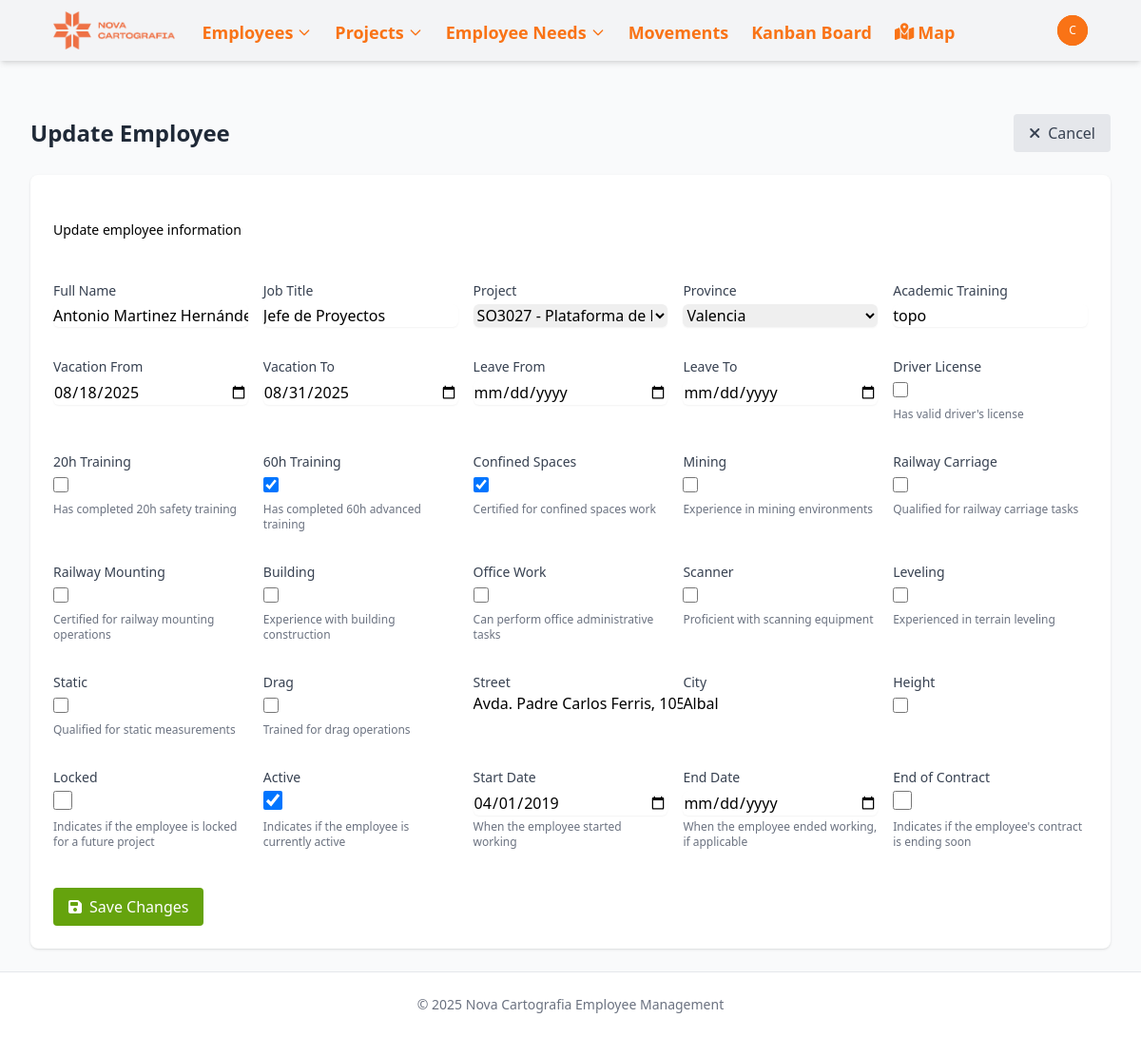
The app's page /employees/14/edit/ (signed in), older data.
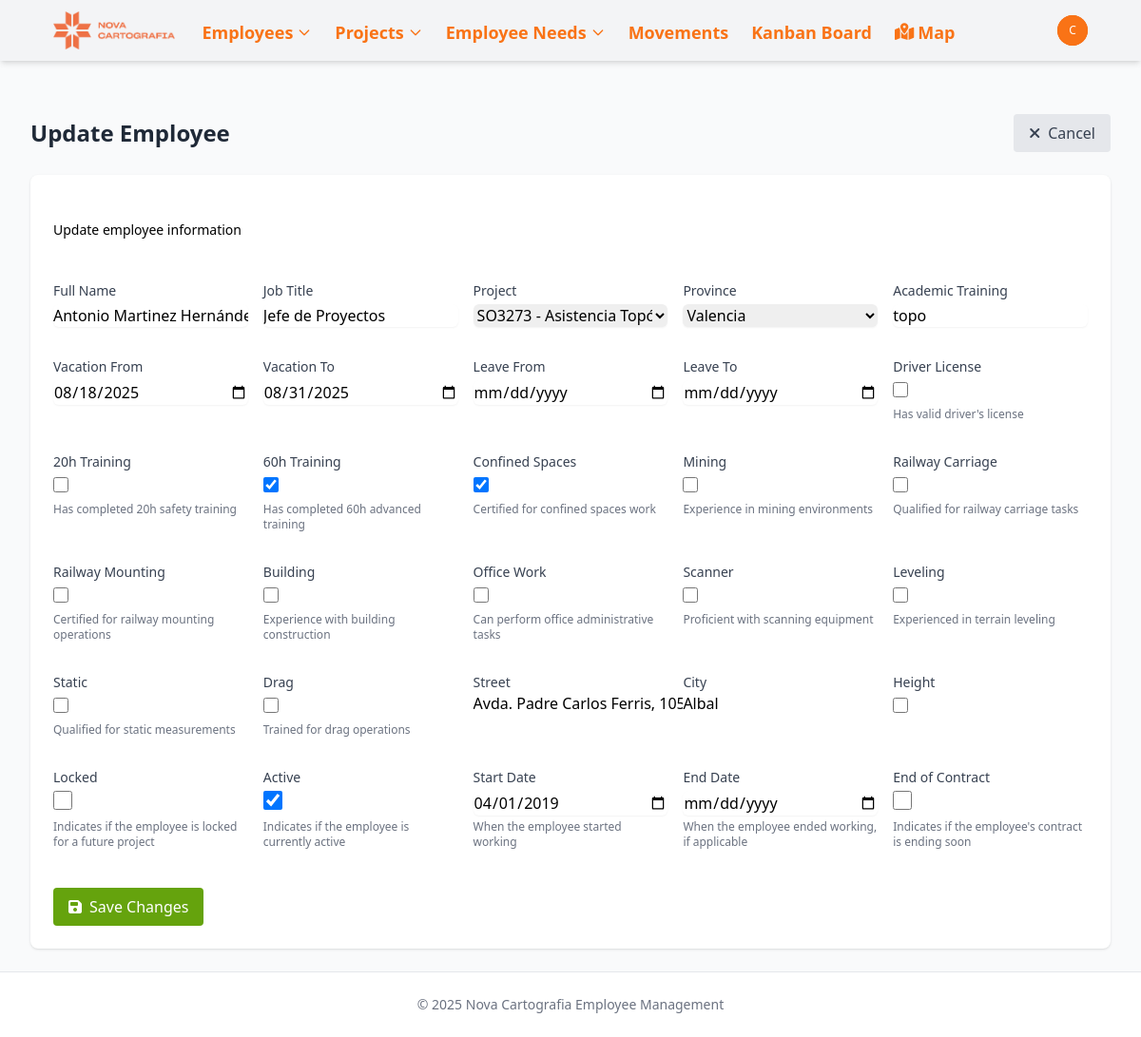
The same page, newer data.
### novacartografia_employee_management/models.py (models this page shows, shortened)
class Employee(models.Model):
    name = models.CharField(max_length=100)
    job = models.CharField(max_length=100)
    project_id = models.ForeignKey(Project, on_delete=models.SET_NULL, related_name='employee_set', blank=True, null=True)
    street = models.CharField(max_length=100, blank=True, null=True)
    city = models.CharField(max_length=100, blank=True, null=True)
    active = models.BooleanField(default=True, help_text="Indicates if the employee is currently active")
    start_date = models.DateField(default=timezone.now, help_text="When the employee started working", null=True, blank=True)
    end_date = models.DateField(blank=True, null=True, help_text="When the employee ended working, if applicable")
    state = models.CharField(max_length=50, default='valencia',
           choices=[
                ('Araba (Álava)', 'Álava'),
                ('Albacete', 'Albacete'),
                ('Alacant (Alicante)', 'Alicante'),
                ('Almería', 'Almería'),
                ('Asturias', 'Asturias'),
                ('Ávila', 'Ávila'),
                ('Badajoz', 'Badajoz'),
                ('Barcelona', 'Barcelona'),
                ('Burgos', 'Burgos'),
                ('Cáceres', 'Cáceres'),
                ('Cádiz', 'Cádiz'),
                ('Cantabria', 'Cantabria'),
                ('Castelló (Castellón)', 'Castellón'),
                ('Ceuta', 'Ceuta'),
                ('Ciudad Real', 'Ciudad Real'),
                ('Córdoba', 'Córdoba'),
                ('Cuenca', 'Cuenca'),
                ('Gerona', 'Gerona'),
                ('Granada', 'Granada'),
                ('Guadalajara', 'Guadalajara'),
                ('Gipuzkoa (Guipúzcoa)', 'Guipúzcoa'),
                ('Huelva', 'Huelva'),
                ('Huesca', 'Huesca'),
                ('Islas Baleares', 'Islas Baleares'),
                ('Jaén', 'Jaén'),
                ('A Coruña (La Coruña)', 'La Coruña'),
                ('La Rioja', 'La Rioja'),
                ('Las Palmas', 'Las Palmas'),
                ('León', 'León'),
                ('Lérida', 'Lérida'),
                ('Lleida', 'Lérida'),  # Agregado porque aparece en tu CSV
                ('Lugo', 'Lugo'),
                ('Madrid', 'Madrid'),
                ('Málaga', 'Málaga'),
                ('Melilla', 'Melilla'),
                ('Murcia', 'Murcia'),
                ('Navarra (Nafarroa)', 'Navarra'),  # Corregido para coincidir con el CSV
                ('Orense', 'Orense'),
                ('Palencia', 'Palencia'),
                ('Pontevedra', 'Pontevedra'),
                ('Salamanca', 'Salamanca'),
                ('Santa Cruz de Tenerife', 'Santa Cruz de Tenerife'),
                ('Segovia', 'Segovia'),
                ('Sevilla', 'Sevilla'),
                ('Soria', 'Soria'),
                ('Tarragona', 'Tarragona'),
                ('Teruel', 'Teruel'),
                ('Toledo', 'Toledo'),
                ('Valencia', 'Valencia'),
                ('Valladolid', 'Valladolid'),
                ('Bizkaia (Vizcaya)', 'Vizcaya'),
                ('Zamora', 'Zamora'),
                ('Zaragoza', 'Zaragoza'),
            ])
    latitude = models.FloatField(null=True, blank=True)
    longitude = models.FloatField(null=True, blank=True)
    academic_training = models.CharField(max_length=100, blank=True, null=True)
    driver_license = models.BooleanField(default=False)
    twenty_hours = models.BooleanField(default=False)
    sixty_hours = models.BooleanField(default=False)
    confine = models.BooleanField(default=False)
    height = models.BooleanField(default=False)
    mining = models.BooleanField(default=False)
    railway_carriage = models.BooleanField(default=False)
    railway_mounting = models.BooleanField(default=False)
    building = models.BooleanField(default=False)
    office_work = models.BooleanField(default=False)
    scanner = models.BooleanField(default=False)
    leveling = models.BooleanField(default=False)
    static = models.BooleanField(default=False)
    drag = models.BooleanField(default=False)
    locked = models.BooleanField(default=False, help_text="Indicates if the employee is locked for a future project")
    vacations_from = models.DateField(blank=True, null=True)
    vacations_to = models.DateField(blank=True, null=True)
    leave_from = models.DateField(blank=True, null=True)
    leave_to = models.DateField(blank=True, null=True)
    end_contract = models.BooleanField(default=False, help_text="Indicates if the employee's contract is ending soon")

### novacartografia_employee_management/views.py (the view)
    def wrapper(request, *args, **kwargs):
        if not can_edit(request.user):
            messages.error(request, 'No tienes permisos para realizar esta acción.')
            return redirect('kanban_board')  # o la vista que prefieras
        return view_func(request, *args, **kwargs)

### novacartografia_employee_management/models.py (called while the page is built)
    def __str__(self):
        return self.name

### novacartografia_employee_management/views.py (called while the page is built)
def can_edit(user):
    try:
        solo_lectura_group = Group.objects.get(name='solo_lectura')
        return not user.groups.filter(id=solo_lectura_group.id).exists()
    except Group.DoesNotExist:
        return True

def require_edit_permission(view_func):
    def wrapper(request, *args, **kwargs):
        if not can_edit(request.user):
            messages.error(request, 'No tienes permisos para realizar esta acción.')
            return redirect('kanban_board')  # o la vista que prefieras
        return view_func(request, *args, **kwargs)
    return wrapper

### templates/novacartografia_employee_management/employee_form.html (shortened to what this page needs)
{% extends "base.html" %}
{% block content %}
<div class="mb-6 flex justify-between items-center">
    <h2 class="text-2xl font-bold text-gray-800">{{ title }}</h2>
    <div>
        {% if not is_new %}
            <a href="{% url 'employee_detail' employee.id %}" class="bg-gray-200 hover:bg-gray-300 text-gray-700 font-medium py-2 px-4 rounded flex items-center">
                <i class="fas fa-times mr-2"></i> Cancel
            </a>
        {% else %}
            <a href="{% url 'employee_list' %}" class="bg-gray-200 hover:bg-gray-300 text-gray-700 font-medium py-2 px-4 rounded flex items-center">
                <i class="fas fa-times mr-2"></i> Cancel
            </a>
        {% endif %}
    </div>
</div>
<div class="bg-white shadow overflow-hidden sm:rounded-lg">
    <div class="px-4 py-5 sm:px-6 bg-primary-600">
        <h3 class="text-lg leading-6 font-medium text-white">Employee Information</h3>
        <p class="mt-1 max-w-2xl text-sm text-primary-100">
            {% if is_new %}
                Enter the details for the new employee
            {% else %}
                Update employee information
            {% endif %}
        </p>
    </div>
    <div class="px-4 py-5 sm:p-6">
        <form method="post">
            <div class="grid grid-cols-1 sm:grid-cols-2 md:grid-cols-3 lg:grid-cols-5 gap-4">
                {% for field in form %}
                    <div class="mb-4">
                        <label for="{{ field.id_for_label }}" class="block text-sm font-medium text-gray-700">
                            {{ field.label }}
                        </label>
                        {% if field.field.widget.input_type == 'checkbox' %}
                            <div class="mt-1">
                                {{ field }}
                            </div>
                        {% else %}
                            {{ field }}
                        {% endif %}
                        {% if field.help_text %}
                            <p class="mt-1 text-xs text-gray-500">{{ field.help_text }}</p>
                        {% endif %}
                    </div>
                {% endfor %}
            </div>
            <div class="mt-6">
                <button type="submit" class="bg-lime-600 hover:bg-lime-700 text-white font-medium py-2 px-4 rounded flex items-center">
                    <i class="fas fa-save mr-2"></i> {{ button_text }}
                </button>
            </div>
        </form>
    </div>
</div>
{% endblock %}

Row changes from the older to the newer data that the page shows:
changed Employee "Antonio Martinez Hernández": project_id "SO3027 - Plataforma de la línea AVE entre Murcia y Cartagena en el tramo Riquelme-Torre Pacheco - Plataforma AVE entre Murcia y Cartagena" → "SO3273 - Asistencia Topógrafos para mantenimiento AVE Madrid Valladolid"
